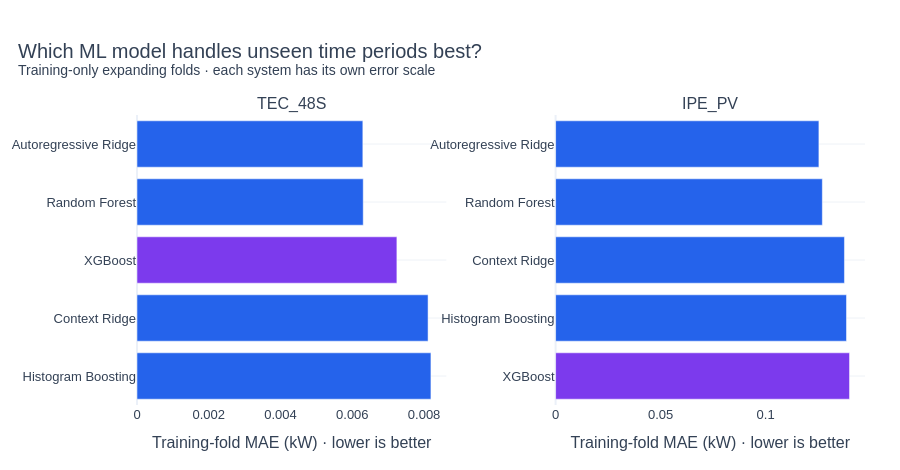

The code cell stored with this chart in its notebook:
### Markdown cell above
### 🧪 5. Compare models inside the training period
Three expanding time folds test each ML candidate on later parts of the training period. Timestamp-based purging prevents a fitted target interval from crossing the start of the evaluation feature window. Folds are never shuffled.

The same temporal folds determine the tuning candidate. The reserved validation period remains available for the final choice; the test period is not scored or plotted yet. Models train sequentially, with no parallel search or random early-stopping split.

### Code cell
def time_folds(train):
    edges = np.linspace(.4, 1., CV_FOLDS + 1)
    folds = []
    for low, high in zip(edges[:-1], edges[1:]):
        start, stop = int(train.height * low), int(train.height * high)
        evaluation = train.slice(start, stop - start)
        cutoff = evaluation["Feature_Window_Start"].min()
        fitted = train.head(start).filter(pl.col("Target_End") <= cutoff)
        if fitted.height < MIN_TRAIN or evaluation.height < MIN_EVALUATION:
            raise ValueError("Not enough rows for the requested temporal folds.")
        folds.append((fitted, evaluation))
    return folds

def cv_score(system, folds, name, columns, params=None):
    metrics, weights = [], []
    for fold, (fitted, evaluation) in enumerate(folds, 1):
        pipeline = make_pipeline(name, columns, params)
        with threadpool_limits(limits=THREADS):
            pipeline.fit(arrays(fitted, columns), fitted["target_power_kw"].to_numpy())
            prediction = predict_model(pipeline, evaluation, columns, system)
        metrics.append(scores(evaluation["target_power_kw"].to_numpy(), prediction)["mae_kw"])
        weights.append(evaluation.height)
        log.info("%s model=%s fold=%d train=%d evaluation=%d MAE=%.6f", system,name,fold,fitted.height,evaluation.height,metrics[-1])
        del pipeline
    return float(np.average(metrics, weights=weights)), metrics

screen_rows = []
with stage("expanding-fold ML comparison", logger=log):
    for system, entry in data.items():
        entry["folds"] = time_folds(entry["splits"]["train"])
        for name, columns in MODEL_COLUMNS.items():
            started = time.perf_counter()
            mean_mae, fold_errors = cv_score(system, entry["folds"], name, columns)
            screen_rows.append(dict(system=system, model=name, cv_mae_kw=mean_mae,
                                    seconds=time.perf_counter()-started, fold_mae=fold_errors))
screen = pl.DataFrame(screen_rows)
fig = make_subplots(rows=1, cols=len(SYSTEMS), subplot_titles=list(SYSTEMS), horizontal_spacing=.15)
for column, system in enumerate(SYSTEMS, 1):
    ranked = screen.filter(pl.col("system") == system).sort("cv_mae_kw", descending=True)
    fig.add_bar(x=ranked["cv_mae_kw"].to_list(), y=ranked["model"].to_list(), orientation="h",
                marker_color=[PURPLE if name == "XGBoost" else BLUE for name in ranked["model"]], showlegend=False, row=1,col=column)
    fig.update_xaxes(title="Training-fold MAE (kW) · lower is better", row=1,col=column)
polish(fig, "Which ML model handles unseen time periods best?", "Training-only expanding folds · each system has its own error scale", height=470)
report("Purple identifies XGBoost, not a preselected winner. Lower MAE is better. The strongest training-fold candidate for each system now receives a bounded parameter search.")

### Figure 1 — Plotly figure (JSON) as saved in the notebook; plotly's stock layout.template omitted (floating-point values rounded to 4 significant figures)
{"data": [{"marker": {"color": ["#2563eb", "#2563eb", "#7c3aed", "#2563eb", "#2563eb"]}, "orientation": "h", "showlegend": false, "type": "bar", "x": [0.008191, 0.008111, 0.007242, 0.006304, 0.006293], "xaxis": "x", "y": ["Histogram Boosting", "Context Ridge", "XGBoost", "Random Forest", "Autoregressive Ridge"], "yaxis": "y"}, {"marker": {"color": ["#7c3aed", "#2563eb", "#2563eb", "#2563eb", "#2563eb"]}, "orientation": "h", "showlegend": false, "type": "bar", "x": [0.14, 0.1385, 0.1376, 0.127, 0.1254], "xaxis": "x2", "y": ["XGBoost", "Histogram Boosting", "Context Ridge", "Random Forest", "Autoregressive Ridge"], "yaxis": "y2"}], "layout": {"annotations": [{"font": {"size": 16}, "showarrow": false, "text": "TEC_48S", "x": 0.2125, "xanchor": "center", "xref": "paper", "y": 1, "yanchor": "bottom", "yref": "paper"}, {"font": {"size": 16}, "showarrow": false, "text": "IPE_PV", "x": 0.7875, "xanchor": "center", "xref": "paper", "y": 1, "yanchor": "bottom", "yref": "paper"}], "font": {"color": "#334155", "family": "Arial", "size": 13}, "height": 470, "hovermode": "x unified", "legend": {"orientation": "h", "y": 1.02, "yanchor": "bottom"}, "margin": {"b": 65, "l": 75, "r": 35, "t": 115}, "title": {"font": {"size": 20}, "text": "Which ML model handles unseen time periods best?<br><sup>Training-only expanding folds · each system has its own error scale</sup>", "x": 0.02}, "xaxis": {"anchor": "y", "automargin": true, "domain": [0, 0.425], "showgrid": false, "title": {"text": "Training-fold MAE (kW) · lower is better"}}, "xaxis2": {"anchor": "y2", "automargin": true, "domain": [0.575, 1], "showgrid": false, "title": {"text": "Training-fold MAE (kW) · lower is better"}}, "yaxis": {"anchor": "x", "automargin": true, "domain": [0, 1], "gridcolor": "#eef2f7"}, "yaxis2": {"anchor": "x2", "automargin": true, "domain": [0, 1], "gridcolor": "#eef2f7"}}}
